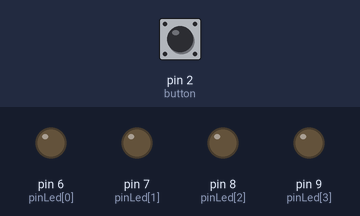
Recording of a sketch running on a simulated Arduino Uno, built with avr-gcc and run on an emulated ATmega328P. On the bench: output pins drawn as LEDs (lit = HIGH). The inputs (shaded band) are chosen by the test bench; at power-on: pin 2 (button) LOW.

Above: at 1.2 s.
1.3 s: pin 2 (button) pulled HIGH for 0.15 s
At 15.9 s:
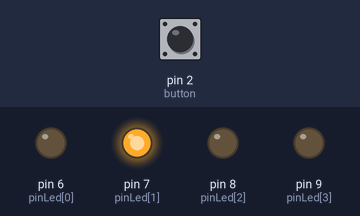
At 26.7 s:
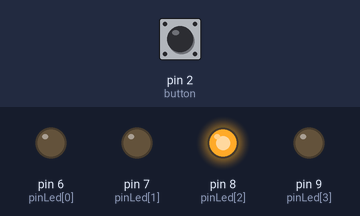
Timing chart, 0 to 27.2 s (numbered marks = the images above; inputs shaded):
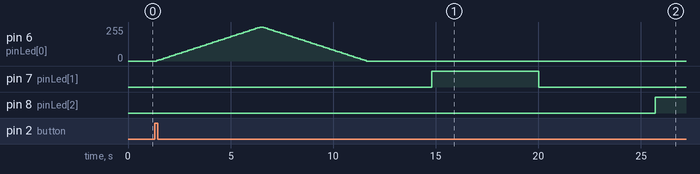

The sketch:

latihan2.ino
```cpp
//2. Pushbutton 2 ditekan lampu bergeser dari kanan ke kiri dengan pergeseran lampu menggunakan perubahan nilai PWM
int pinLed[] = {6,7,8,9};
int jmlPin = 4;
int timer = 500;
int button = 2;
int bacaButton, lastButton, kondisi = 0;

void setup() {
  for (int i=0; i<jmlPin; i++){
    pinMode(pinLed[i], OUTPUT);
  }
  pinMode (button, INPUT);

}

void loop() {
  bacaButton = digitalRead (button);

  if ((bacaButton == HIGH) && (lastButton == LOW)) {
    kondisi = 1 - kondisi;
    delay(10);
  }

  lastButton = bacaButton;

  if (kondisi == 1) {
    for (int i=0; i<jmlPin; i++){
      for (int dutyCycle = 0 ; dutyCycle <= 255; dutyCycle += 5){
        analogWrite(pinLed[i], dutyCycle);
        delay(100);
      }

      for (int dutyCycle = 255 ; dutyCycle >= 0; dutyCycle -= 5){
        analogWrite(pinLed[i], dutyCycle);
        delay(100);
      }

      delay(timer);
    }
  }
  else
    for (int i=0; i<jmlPin; i++){
      digitalWrite(pinLed[i], LOW);
    }

}
```

Measured:
- after the input at 1.3 s, pin 6 (pinLed[0]): rises from 0/255 to 255/255 in 5.0 s, then falls to 0/255 in 5.2 s; pin 7 (pinLed[1]): LOW → HIGH after 13.5 s, → LOW 5.2 s later; pin 8 (pinLed[2]): LOW → HIGH after 24.4 s
